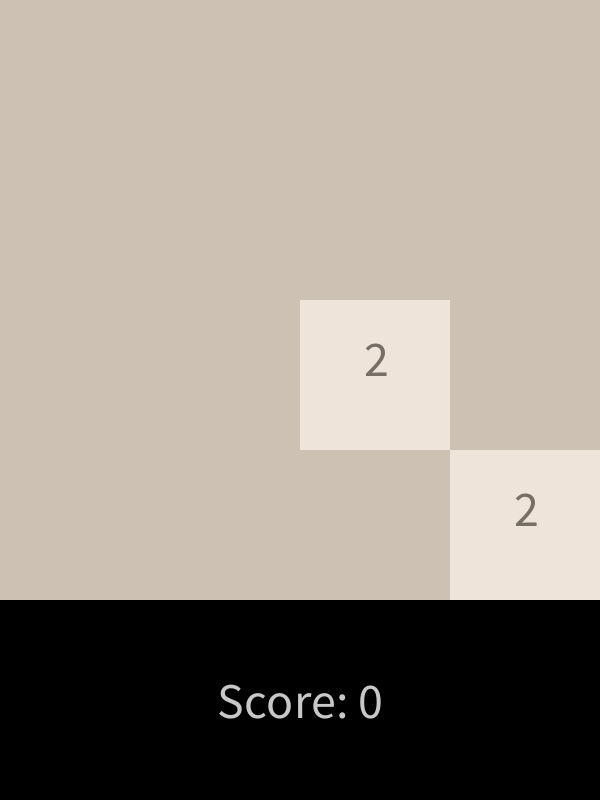
Frame 1 (no input)
Frame 60 (the mouse pressed at the canvas centre just before this capture): identical to frame 1, image omitted
Frame 120 (the mouse held since frame 60 and released just before this capture): identical to frame 1, image omitted

The Processing sketch that drew this single still picture (run headless with seeded random() and noise(); from frame 60 on, the mouse is pressed at the canvas centre):

// Processing sketch: game_2048
// ── game_2048.pde
import java.util.*;

final int SIZE = 4;
float squareSize = 600 / SIZE;
float text_size = squareSize / 3;
int[][] grid = new int[SIZE][SIZE];
boolean moved = false;  // check if numbers have actually moved
boolean gameOver = false;
int[][] rgbValues = {{238,228,218},  // 2
                     {237,224,200},  // 4
                     {242,177,121},  // 8
                     {245,149,99},   // 16
                     {246,124,95},   // 32
                     {246,94,59},    // 64
                     {237,207,114},  // 128
                     {237,204,97},   // 256
                     {237,200,80},   // 512
                     {237,197,63},   // 1024
                     {237,194,46}    // 2048
                    };
int numColors = rgbValues.length;
int score = 0;

void setup() {
  size(600, 800);
  textSize(50);
  addNumber();
  addNumber();
}

void draw() {
  background(0);
  noStroke();
  if (!gameOver) {
    drawBoard();
  } else {
    drawKillscreen();
  }
}

void drawBoard() {
  int value;
  int power;
  int[] rgb;
  int r;
  int g;
  int b;
  for (int i = 0; i < SIZE; i++) {
    for (int j = 0; j < SIZE; j++) {
      translate((j + 0.5) * squareSize, (i + 0.5) * squareSize);
      value = grid[i][j];
      if (value == 0) {
        fill(205, 193, 180);
      } else {
        power = (int)(Math.log(grid[i][j]) / Math.log(2));
        if (power > numColors) {
          fill(0);
        } else {
          rgb = rgbValues[power-1];
          r = rgb[0];
          g = rgb[1];
          b = rgb[2];
          fill(r, g, b);
        }
      }
      
      square(-0.5 * squareSize, -0.5 * squareSize, squareSize);
      // set text color & print text
      if (value != 0) {
        if (value == 2 || value == 4) {
          fill(119,110,101);
        } else {
          fill(249, 246, 242);
        }
      }
      textSize(text_size);
      textAlign(CENTER, CENTER);
      text(grid[i][j], 0, 0 - text_size / 3);
      translate(-(j + 0.5) * squareSize, -(i + 0.5) * squareSize);
    }
  }
  fill(200);
  text("Score: " + score, width/2, height - 100);
}

void drawKillscreen() {
  textAlign(CENTER, CENTER);
  textSize(80);
  text("GAME OVER\nScore: " + score, width / 2, height/2);
}

void keyPressed() {
  moved = false;
  if (!gameOver) {
    if (keyCode == UP) {
      for (int i=0; i<SIZE; i++) {
        mergeAndMove(i, 0, 0, 1);
      }
    } else if (keyCode == DOWN) {
      for (int i=0; i<SIZE; i++) {
        mergeAndMove(i, SIZE-1, 0, -1);
      }
    } else if (keyCode == LEFT) {
      for (int i=0; i<SIZE; i++) {
        mergeAndMove(0, i, 1, 0);
      }
    } else if (keyCode == RIGHT) {
      for (int i=0; i<SIZE; i++) {
        mergeAndMove(SIZE-1, i, -1, 0);
      }
    }
  }
  if (moved) {
    addNumber();
  }
  gameOver = isGameOver();
}

void addNumber() {
  ArrayList<Integer> emptyCells = new ArrayList<Integer>();
  // put all empty cells into an arraylist
  for (int i = 0; i < SIZE; i++) {
    for (int j = 0; j < SIZE; j++) {
      if (grid[i][j] == 0) {
        emptyCells.add(i * SIZE + j);
      }
    }
  }
  if (emptyCells.size() > 0) {
    // get random cell to put new number in
    int cellIndex = emptyCells.get(int(random(emptyCells.size())));
    // 10% chance to generate a 4; 90% chance to generate a 2.
    int row = cellIndex / SIZE;
    int col = cellIndex % SIZE;
    grid[row][col] = random(1) < 0.9 ? 2 : 4;
    moved = true;
  }
}

void mergeAndMove(int x, int y, int dx, int dy) {
  int[] line = new int[SIZE];
  boolean[] merged = new boolean[SIZE];
  
  // Get the line
  for (int i = 0; i < SIZE; i++) {
    line[i] = grid[y][x];
    x += dx;
    y += dy;
  }

  for (int i = 0; i < SIZE; i++) {
    for (int j = i + 1; j < SIZE; j++) {
      if (line[j] != 0) {
        if (line[i] == 0) {
          // move numbers to the left, filling in the "zero" spaces
          line[i] = line[j];
          line[j] = 0;
          i--;  // in this case, after the break statement, i retains its previous value
          // ^ (i effectively does not iterate.)
        } else if (line[i] == line[j] && !merged[i]) {
          /* if i & j match (and are adjacent/separated by only 0's),
             then combine them and multiply the resulting value by 2 */
          score += line[i] * 2;
          line[i] *= 2;
          line[j] = 0;
          merged[i] = true;
        }
        break;
      }
    }
  }

  // Set the line
  x -= SIZE * dx;
  y -= SIZE * dy;
  for (int i = 0; i < SIZE; i++) {
    if (grid[y][x] != line[i]) {
      moved = true;
    }
    grid[y][x] = line[i];
    x += dx;
    y += dy;
  }
}


boolean isGameOver() {
  for (int i = 0; i < SIZE; i++) {
    for (int j = 0; j < SIZE; j++) {
      if (grid[i][j] == 0) {
        return false;
      }
      if (j < SIZE - 1 && grid[i][j] == grid[i][j + 1]) {
        return false;
      }
      if (i < SIZE - 1 && grid[i][j] == grid[i + 1][j]) {
        return false;
      }
    }
  }
  return true;
}
